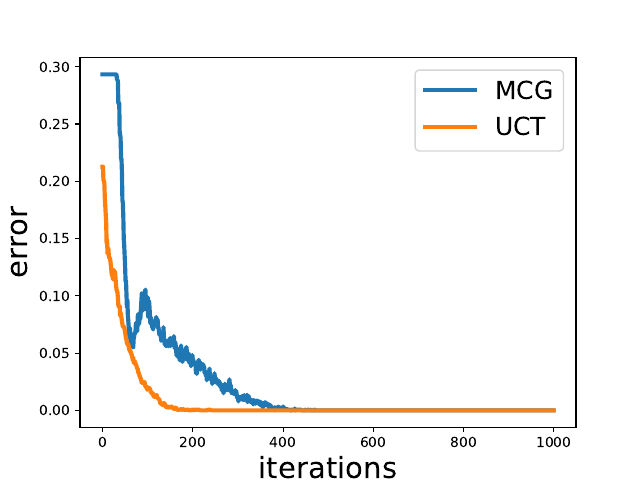

The Python source for this figure:
import run_uct_new
import math
import run_algorithm
from graph_construction import graph
import matplotlib.pyplot as plt

mygraph = graph()
print(mygraph)
machine_number = 20
epsilon = 0.1
delta = 0.1
sample_number = 500
time_list = range(1000)
eta = 0.7
gamma = 1
a = 0.5*(1+eta)*math.log(4*mygraph.leaf_node_number*(1+eta)/delta/(1-eta))
cm = 1
cp = 1


a1 = run_algorithm.run_algorithm(mygraph, machine_number,sample_number,epsilon, delta, time_list, 0.7, gamma, a, 'paper',cm)
a2 = run_uct_new.run_uct_new(mygraph, machine_number,sample_number,time_list,0.7,gamma,cp)

plt.plot(time_list,a1,label = 'MCG', lw = 3)
plt.plot(time_list,a2,label = 'UCT', lw = 3)

plt.xlabel("iterations",size = 21)
plt.ylabel("error",size = 21)
plt.legend(fontsize = 18)
plt.savefig('test_MCG_UCT_new.pdf')
